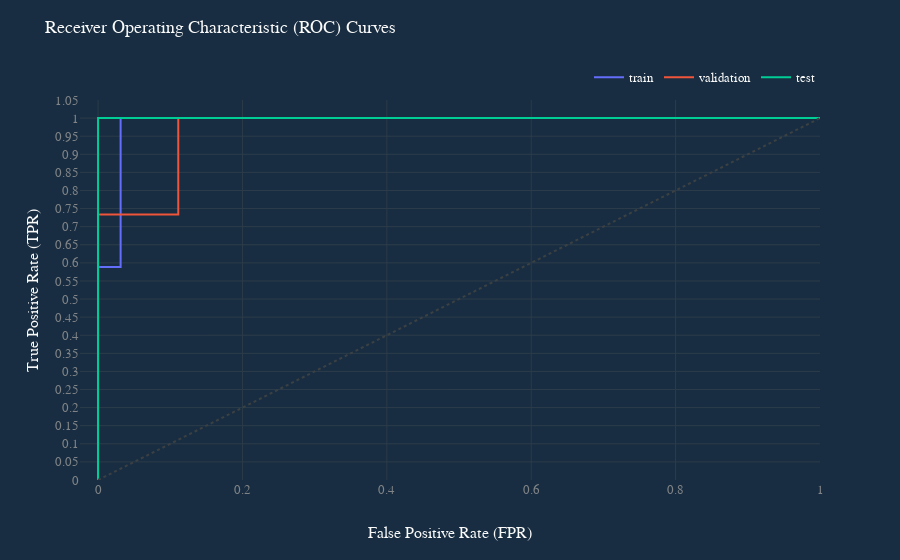

The code cell stored with this chart in its notebook:
### Code cell
prediction.plot_roc_curve()

### Figure 1 — Plotly figure (JSON) as saved in the notebook; plotly's stock layout.template omitted (floating-point values rounded to 4 significant figures)
{"data": [{"hovertemplate": "split=train<br>fpr=%{x}<br>tpr=%{y}<extra></extra>", "legendgroup": "train", "line": {"color": "#636efa", "dash": "solid"}, "marker": {"symbol": "circle"}, "mode": "lines", "name": "train", "orientation": "v", "showlegend": true, "type": "scatter", "x": [0, 0, 0, 0.03125, 0.03125, 0.03125, 1], "xaxis": "x", "y": [0, 0.01961, 0.5882, 0.5882, 0.9412, 1, 1], "yaxis": "y"}, {"hovertemplate": "split=validation<br>fpr=%{x}<br>tpr=%{y}<extra></extra>", "legendgroup": "validation", "line": {"color": "#EF553B", "dash": "solid"}, "marker": {"symbol": "circle"}, "mode": "lines", "name": "validation", "orientation": "v", "showlegend": true, "type": "scatter", "x": [0, 0, 0, 0.1111, 0.1111, 1], "xaxis": "x", "y": [0, 0.06667, 0.7333, 0.7333, 1, 1], "yaxis": "y"}, {"hovertemplate": "split=test<br>fpr=%{x}<br>tpr=%{y}<extra></extra>", "legendgroup": "test", "line": {"color": "#00cc96", "dash": "solid"}, "marker": {"symbol": "circle"}, "mode": "lines", "name": "test", "orientation": "v", "showlegend": true, "type": "scatter", "x": [0, 0, 0, 1], "xaxis": "x", "y": [0, 0.1429, 1, 1], "yaxis": "y"}], "layout": {"autosize": true, "legend": {"orientation": "h", "title": {}, "tracegroupgap": 0, "x": 1, "xanchor": "right", "y": 1.02, "yanchor": "bottom"}, "shapes": [{"line": {"color": "#3b4043", "dash": "dot", "width": 2}, "type": "line", "x0": 0, "x1": 1, "y0": 0, "y1": 1}], "title": {"text": "Receiver Operating Characteristic (ROC) Curves"}, "xaxis": {"anchor": "y", "domain": [0, 1], "gridcolor": "#2c3c4a", "range": [-0.025, 1], "tick0": 0, "tickfont": {"color": "#818487"}, "title": {"text": "False Positive Rate (FPR)"}, "type": "linear", "zeroline": false}, "yaxis": {"anchor": "x", "domain": [0, 1], "dtick": 0.05, "gridcolor": "#2c3c4a", "range": [0, 1.05], "side": "left", "tick0": 0, "tickfont": {"color": "#818487"}, "tickmode": "linear", "title": {"text": "True Positive Rate (TPR)"}, "type": "linear", "zeroline": false}}}
